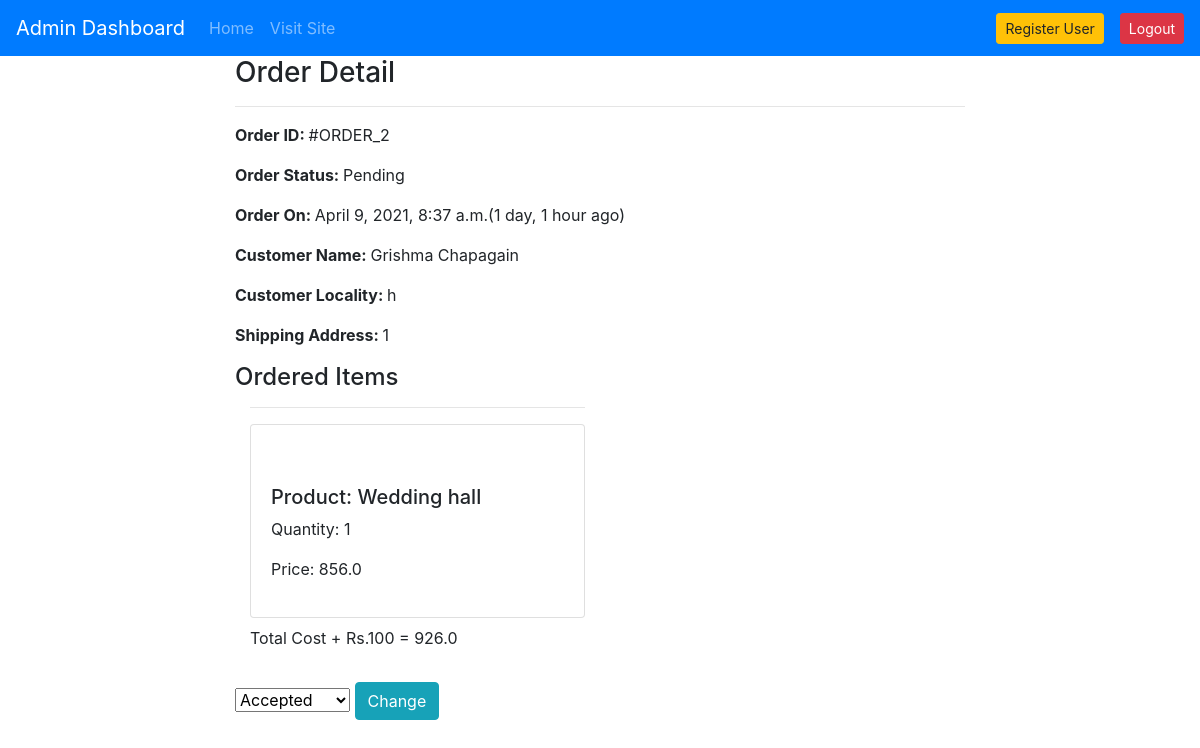
The page /admin-order/2/ (signed in) on the database as committed earlier.
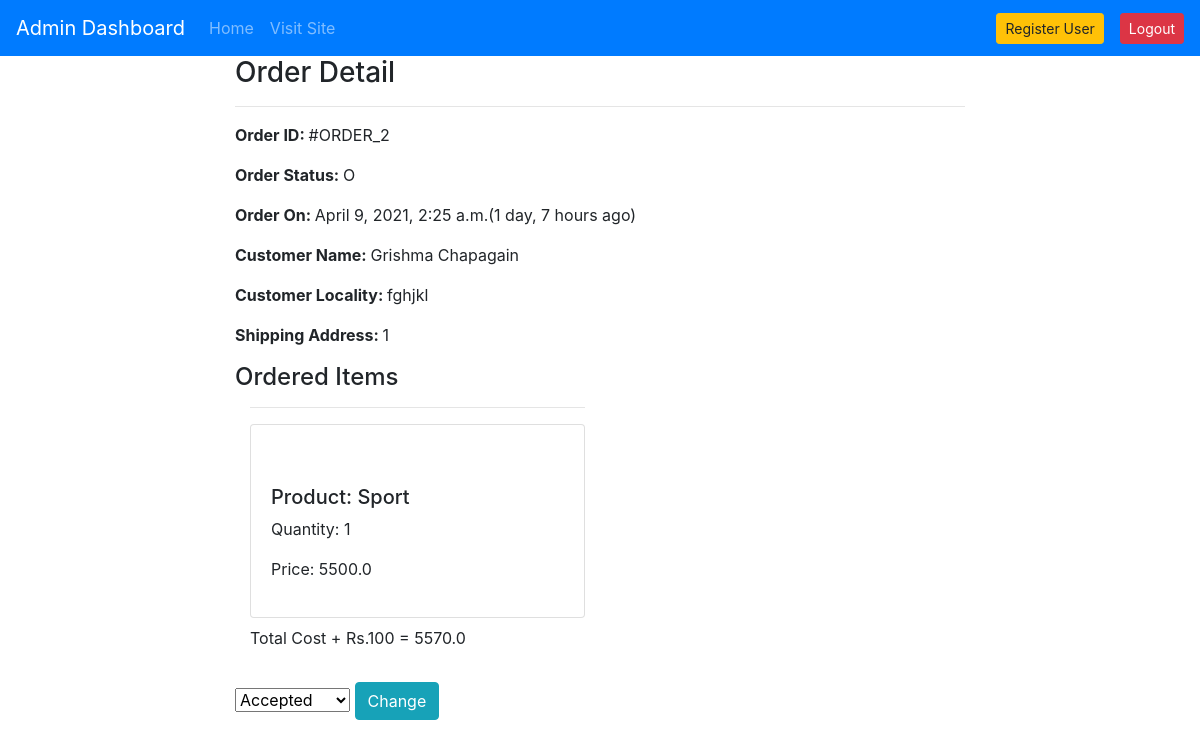
The same page on the database as committed later.
### products/models.py (models this page shows, shortened)
class OrderPlaced(models.Model):
    user = models.ForeignKey(User, on_delete=models.CASCADE)
    customer = models.ForeignKey(Customer, on_delete=models.CASCADE)
    product = models.ForeignKey(Product, on_delete=models.CASCADE)
    quantity = models.PositiveIntegerField(default=1)
    ordered_date = models.DateTimeField(auto_now_add=True)
    status = models.CharField(
        max_length=50, choices=STATUS_CHOICES, default='Pending')
    @property
    def total_cost(self):
        return self.quantity * self.product.Selling_Price
    @property
    def total_amount(self):
        return (self.quantity * self.product.Selling_Price)+70

class Customer(models.Model):
    user = models.ForeignKey(User, on_delete=models.CASCADE)
    name = models.CharField(max_length=200)
    place = models.CharField(max_length=200)
    area = models.CharField(max_length=200)
    Pradesh = models.CharField(choices=PRADESH_CHOICE, max_length=50)

class Product(models.Model):
    title = models.CharField(max_length=100)
    Price = models.FloatField()
    Selling_Price= models.FloatField()
    Description = models.TextField()
    Manufacturer = models.CharField(max_length=100)
    category = models.CharField(choices=PASAL_CHOICES, max_length=2)
    Image = models.ImageField(upload_to='productimg')

### products/views.py (the view)
# urls.py: path("admin-order/<int:pk>/", views.AdminOrderDetailView.as_view(),
@method_decorator(admin_only , name='dispatch')
class AdminOrderDetailView(DetailView):
    template_name = "admins/adminorderdetail.html"
    model = OrderPlaced
    context_object_name = "ord_obj"
    def get_context_data(self, **kwargs):
        context = super().get_context_data(**kwargs)
        context["allstatus"] = STATUS_CHOICES
        return context

### products/auth.py (called while the page is built)
def admin_only(view_function):
    def wrapper_function(request, *args, **kwargs):
        if request.user.is_staff:
            return view_function(request, *args, **kwargs)
        else:
            return redirect('/')
    return wrapper_function

### admins/templates/admins/adminorderdetail.html (shortened to what this page needs)
{% extends 'layout-admin.html' %}
{% load static %}
{% block content %}
<div class="container">
    <div class="row">
        <div class="col-md-8 mx-auto">
            <h3>Order Detail</h3>
            <hr>
            <p><span class="font-weight-bold">Order ID: </span> #ORDER_{{ord_obj.id}}</p>
            <p><span class="font-weight-bold">Order Status: </span> {{ord_obj.status}}</p>
            <p><span class="font-weight-bold">Order On: </span> {{ord_obj.ordered_date}}({{ord_obj.ordered_date|timesince}} ago)</p>
            <p><span class="font-weight-bold">Customer Name: </span> {{ord_obj.customer.name}}</p>
            <p><span class="font-weight-bold">Customer Locality: </span> {{ord_obj.customer.area}}</p>
            <p><span class="font-weight-bold">Shipping Address: </span>{{ord_obj.customer.Pradesh}}</p>
            <h4>Ordered Items</h4>
            <table class="table">
               <div class="col-sm-6">
      <hr>
      <div class="card mb-2">
        <div class="card-body">
        <p> <img src="{{ord_obj.product.product_image.url}}" alt="" class="img-fluid"></p>
          <h5>Product: {{ord_obj.product.title}}</h5>
          <p>Quantity: {{ord_obj.quantity}}</p>
          <p class="fw-bold">Price: {{ord_obj.total_cost}}</p>
        </div>
      </div>
      <p class="fw-bold">Total Cost + Rs.100 = {{ord_obj.total_amount}} </p>
    </div>
            </table>
            <form action="{% url 'adminorderstatuschange' ord_obj.id %}" method="POST">
                <select name="status">
                    {% for i, j in allstatus %}
                    <option value="{{i}}" {% if i == ord_obj.order_status %}selected{% endif %}>{{j}}</option>
                    {% endfor %}
                </select>
                <button class="btn btn-info">Change</button>
            </form>
        </div>
    </div>
</div>
{% endblock content %}

Rows that differ between the two databases and show on the page:
changed OrderPlaced "Grishma Chapagain": status "Pending" → "O"; ordered_date "April 9, 2021, 8:37 a.m." → "April 9, 2021, 2:25 a.m."; ordered_date "1 day, 1 hour" → "1 day, 7 hours"; customer.area "h" → "fghjkl"; product "Wedding hall" → "Sport"; total_cost "856.0" → "5500.0"; total_amount "926.0" → "5570.0"
